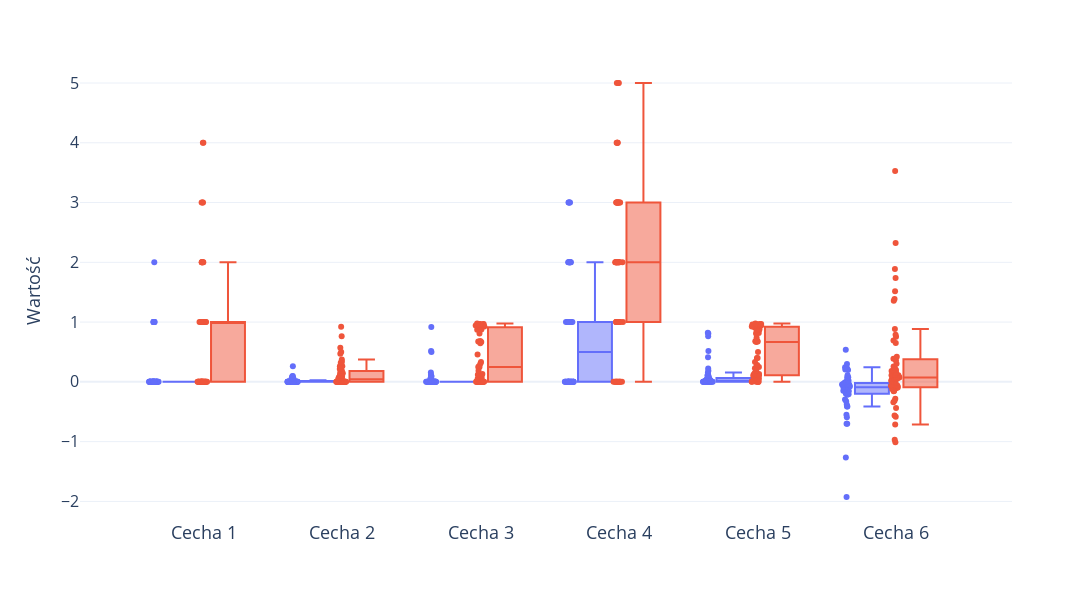

Here is the notebook cell this chart was saved with:
### Code cell
# cols = names[rfecv.support_]
# cols=[0, 1, 2, 3, 4, 5]
cols=["Cecha 1", "Cecha 2", "Cecha 3", "Cecha 4", "Cecha 5", "Cecha 6"]
my_blue="#0064B2"
my_red="#D61600"
fig = go.Figure()

# Użycie pd.melt() do przekształcenia ramki danych do długiego formatu
melted_data = pd.melt(data_6_vars, id_vars=["ZGON", "PACJENT_NR"], value_vars=cols,
                      var_name="Cecha", value_name="Wartość")

# Tworzenie wykresu boxplot za pomocą Plotly Express
fig = px.box(melted_data, x="Cecha", y="Wartość", color="ZGON",
             labels={"Cecha": "Cecha", "Wartość": "Wartość", "ZGON": "Klasa ZGON"}, points='all')

# Ustawienie customdata
fig.update_traces(customdata=melted_data["PACJENT_NR"])

# Dodanie numeru pacjenta do etykiet punktów
fig.update_traces(
    hovertemplate='%{x}: %{y} <br> Pacjent: %{customdata}'
)

# Dostosowanie rozmiaru czcionki osi x i y
fig.update_layout(xaxis=dict(tickfont=dict(size=18), title=""), yaxis=dict(tickfont=dict(size=16),  title=dict(font=dict(size=18))))
fig.update_layout(showlegend=False)
fig.update_layout(height=600, width=1200)
fig.update_layout(template="plotly_white")
fig.show()
fig.write_image("images5/rozklad_najw_cech.png", format="png", scale=3)

### Figure 1 — Plotly figure (JSON) as saved in the notebook; plotly's stock layout.template omitted (floating-point values rounded to 4 significant figures; data arrays with more than 128 entries replaced by an {"elided": "..."} marker saying what was removed)
{"data": [{"alignmentgroup": "True", "boxpoints": "all", "customdata": {"elided": "642 int values"}, "hovertemplate": "%{x}: %{y} <br> Pacjent: %{customdata}", "legendgroup": "0.0", "marker": {"color": "#636efa"}, "name": "0.0", "notched": false, "offsetgroup": "0.0", "orientation": "v", "showlegend": true, "type": "box", "x": {"elided": "312 str values"}, "x0": " ", "xaxis": "x", "y": {"elided": "312 float values"}, "y0": " ", "yaxis": "y"}, {"alignmentgroup": "True", "boxpoints": "all", "customdata": {"elided": "642 int values"}, "hovertemplate": "%{x}: %{y} <br> Pacjent: %{customdata}", "legendgroup": "1.0", "marker": {"color": "#EF553B"}, "name": "1.0", "notched": false, "offsetgroup": "1.0", "orientation": "v", "showlegend": true, "type": "box", "x": {"elided": "330 str values"}, "x0": " ", "xaxis": "x", "y": {"elided": "330 float values"}, "y0": " ", "yaxis": "y"}], "layout": {"boxmode": "group", "height": 600, "legend": {"title": {"text": "Klasa ZGON"}, "tracegroupgap": 0}, "margin": {"t": 60}, "showlegend": false, "width": 1200, "xaxis": {"anchor": "y", "domain": [0, 1], "tickfont": {"size": 18}, "title": {"text": ""}}, "yaxis": {"anchor": "x", "domain": [0, 1], "tickfont": {"size": 16}, "title": {"font": {"size": 18}, "text": "Wartość"}}}}
